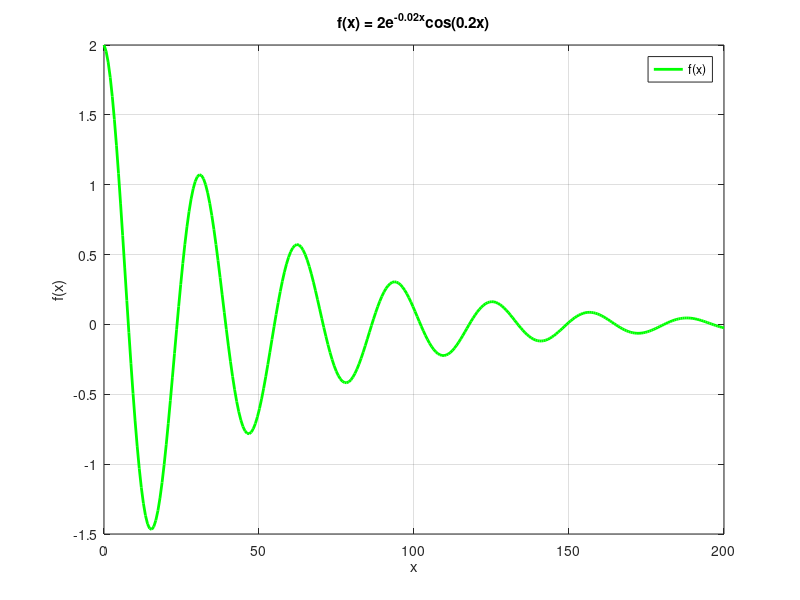
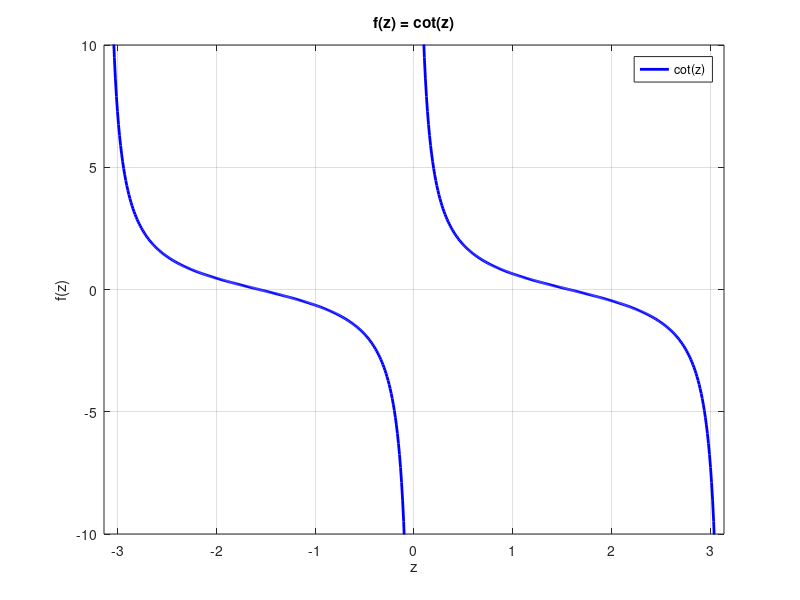
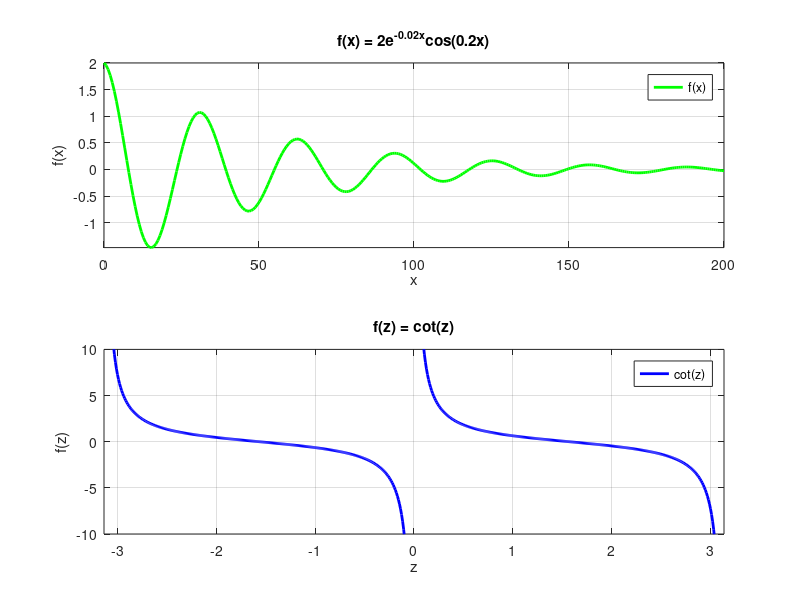
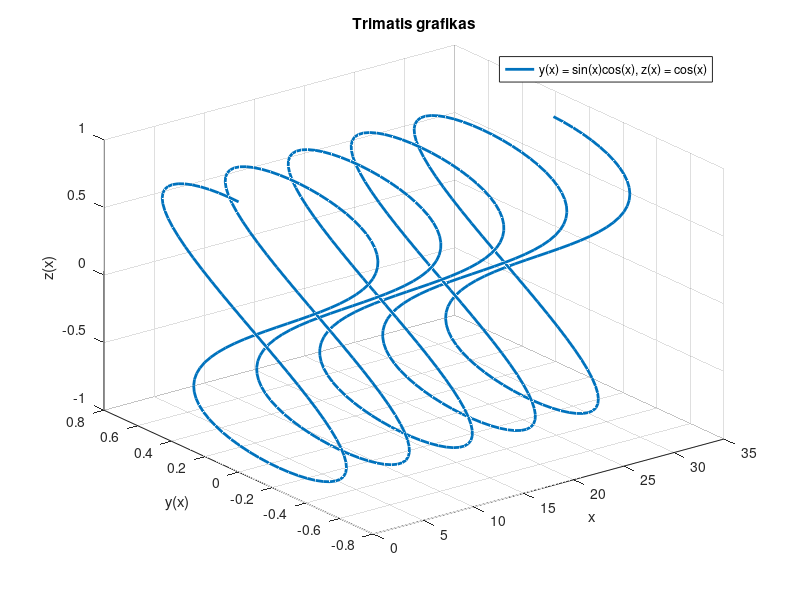

These charts were generated, in order, by the following MATLAB code: (Note: this script raises an error after producing the figures.)
%1a

x = linspace(0, 200, 300);

f = 2 .* exp(-0.02 .* x) .* cos(0.2 .* x);

figure(1)

plot(x, f, 'g', 'LineWidth', 2)

grid on
xlabel('x')
ylabel('f(x)')
title('f(x) = 2e^{-0.02x}cos(0.2x)')
legend('f(x)')

%1b

z1 = linspace(-pi, 0, 300);
z2 = linspace(0, pi, 300);

z1 = z1(2:end-1);
z2 = z2(2:end-1);

f1 = cot(z1);
f2 = cot(z2);

figure(2)

plot(z1, f1, 'b', 'LineWidth', 2)

hold on

plot(z2, f2, 'b', 'LineWidth', 2)

grid on
xlabel('z')
ylabel('f(z)')
title('f(z) = cot(z)')
legend('cot(z)')

axis([-pi pi -10 10])

hold off

%1c

figure(3)


% pirmas grafikas
subplot(2,1,1)

plot(x, f, 'g', 'LineWidth', 2)

grid on
xlabel('x')
ylabel('f(x)')
title('f(x) = 2e^{-0.02x}cos(0.2x)')
legend('f(x)')

axis tight


% antras grafikas
subplot(2,1,2)

plot(z1, f1, 'b', 'LineWidth', 2)

hold on

plot(z2, f2, 'b', 'LineWidth', 2)

grid on
xlabel('z')
ylabel('f(z)')
title('f(z) = cot(z)')
legend('cot(z)')

axis([-pi pi -10 10])

hold off

%2a

x2 = linspace(0, 10*pi, 500);

y = sin(x2) .* cos(x2);
z = cos(x2);

figure(4)

plot3(x2, y, z, 'LineWidth', 2)

grid on
xlabel('x')
ylabel('y(x)')
zlabel('z(x)')
title('Trimatis grafikas')
legend('y(x) = sin(x)cos(x), z(x) = cos(x)')

%2b

figure(5)

polarplot(x2, y, 'LineWidth', 2)

title('y(x) = sin(x)cos(x) polineje koordinačių sistemoje')

%2c

t = 0:0.002:2;

A = 7;
fs = 8;
sigma = 2;

U1 = 4;
U2 = 3;


s = A*sin(2*pi*fs*t) + 0.5*A*cos(4*pi*fs*t);

n = sigma*randn(size(t));

signalas = s + n;

atrinktos = signalas(signalas > U1);

filtruotas = signalas;

filtruotas(abs(filtruotas) < U2) = 0;

nefiltruoto_dydis = size(signalas, 2)

atrinktu_dydis = size(atrinktos, 2)


didziausia = max(filtruotas)

maziausia = min(filtruotas)


figure(6)


subplot(2,1,1)

plot(t, signalas)

grid on
xlabel('t')
ylabel('x(t)')
title('Triuksmo paveiktas signalas')
legend('Nefiltruotas signalas')



subplot(2,1,2)

stem(t, filtruotas)

grid on
xlabel('t')
ylabel('x(t)')
title('Filtruotas signalas')
legend('Filtruotas signalas')

%% Papildoma

%2LAB info
t = 0:0.002:2;
A = 7;
f = 8;
sigma = 2;
U1 = 4;
U2 = 3;

s = A*sin(2*pi*f*t) + 0.5*A*cos(4*pi*f*t);

n = sigma*randn(size(t));

x = s + n;

filtruotas = x;
filtruotas(abs(filtruotas) < U2) = 0;

indeksai = x > U1;
t_atrinktos = t(indeksai);
atrinktos = x(indeksai);

figure


% a)
subplot(1,2,1)

plot(t, x, '-', 'LineWidth', 1.25)
hold on

plot(t, filtruotas, ':', 'LineWidth', 1.25)

yline(U1, '--', 'U1')
yline(U2, '--g', 'U2')

grid on

xlabel('Laikas, s')
ylabel('Itampa')
title('Pradinis ir filtruotas signalai')

legend('Pradinis signalas', ...
    'Filtruotas signalas', ...
    'U1', ...
    'U2', ...
    'Location', 'northeast')

axis tight

hold off


% b) 
subplot(1,2,2)

stem(t_atrinktos, atrinktos, 'LineWidth', 1.25)
hold on

[min_reiksme, min_indeksas] = min(atrinktos);
[max_reiksme, max_indeksas] = max(atrinktos);

plot(t_atrinktos(min_indeksas), min_reiksme, ...
    'o', 'MarkerSize', 8)


plot(t_atrinktos(max_indeksas), max_reiksme, ...
    'co', 'MarkerSize', 13)

grid on

xlabel('Laikas, s')
ylabel('Itampa')
title('Pradinio signalo reiksmes, virsijancios U1')

legend('x > U1', ...
    'Minimali reiksme', ...
    'Maksimali reiksme', ...
    'Location', 'northeast')

axis tight

hold off
